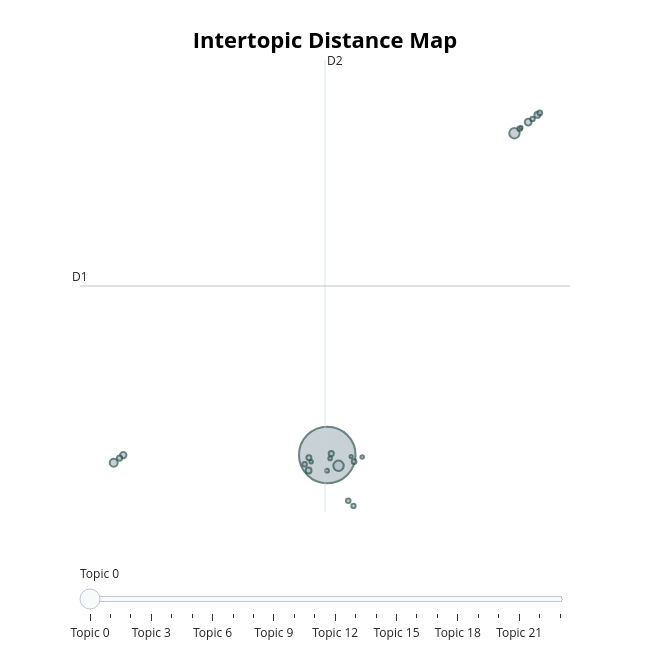

Source (notebook cell):
### Code cell
fig = topic_model.visualize_topics()
fig.write_html('output/bertopic_modeling_visualize.html')
fig.show()

### Figure 1 — Plotly figure (JSON) as saved in the notebook; plotly's stock layout.template omitted (floating-point values rounded to 4 significant figures)
{"data": [{"customdata": [[0, "makan | gratis | bergizi | saya | yang", 3622], [1, "indonesia | rakyat_indonesia | semoga | dan | bapak", 122], [2, "korupsi | koruptor | lahan_korupsi | korup | ladang_korupsi", 121], [3, "program | bagus | programnya | nya | yang", 71], [4, "kerja | ekonomi | lapangan_kerja | lapangan_pekerjaan | mereka", 52], [5, "bpk | bpk_prabowo | bp | yang | kn", 45], [6, "bos | kerja | info_lowongan | aslap | pk", 39], [7, "menangis | beliau | sedih | air | mataku", 39], [8, "program | program_ini | bapak | bagus | buat", 31], [9, "tim | yang | belum_dapet | team | gr", 30], [10, "selalu | selalu_habis | selalu_abis | alasanku | saya", 28], [11, "omon_omon | omon | mulu | bosan | doang", 25], [12, "gaji | kan | di | bayar | termin", 24], [13, "nasi | kang | beras | bgai | mkn", 23], [14, "orang_tua | anaknya | nya | orng_tua | perhatiin", 23], [15, "sembako | mahal | murah | bahan_pokok | barang", 23], [16, "ahli_gizi | undang | profesi | pelatihan | bulan", 22], [17, "sayur | bawang | sayuran | kangkung | putih", 21], [18, "pulang | abis | sampai_rumah | pas | belum", 17], [19, "kek | kek_begini | kue | begitu | saja", 15], [20, "sticker | soryyyy | maaaaappppp | dihabisin | itu", 14], [21, "kasih | dikasih_ke | kalau | stunting | tidak_mampu", 13], [22, "kemiskinan | brantas | miskin | ngomel | buka_lapangan_kerja", 11], [23, "mokel | jabaning | astagfirullah | template | rantang", 11]], "hovertemplate": "<b>Topic %{customdata[0]}</b><br>%{customdata[1]}<br>Size: %{customdata[2]}", "legendgroup": "", "marker": {"color": "#B0BEC5", "line": {"color": "DarkSlateGrey", "width": 2}, "size": [3622, 122, 121, 71, 52, 45, 39, 39, 31, 30, 28, 25, 24, 23, 23, 23, 22, 21, 17, 15, 14, 13, 11, 11], "sizemode": "area", "sizeref": 2.264, "symbol": "circle"}, "mode": "markers", "name": "", "orientation": "v", "showlegend": false, "type": "scatter", "x": [-0.5318, 0.005054, 8.377, -10.7, 9.031, -10.24, 9.465, -1.421, -10.41, -0.3411, -1.405, 0.7451, 9.584, 0.4672, -1.609, 8.624, 9.239, 0.7162, -0.545, -0.3946, 1.133, -1.297, 8.688, 0.6049], "xaxis": "x", "y": [0.6395, -0.001894, 19.83, 0.1777, 20.5, 0.6355, 20.93, -0.2812, 0.4588, 0.7288, 0.4828, 0.2508, 21.05, -2.081, 0.09372, 20.1, 20.69, -2.399, -0.2926, 0.4375, 0.5235, 0.2394, 20.17, 0.5461], "yaxis": "y"}], "layout": {"annotations": [{"showarrow": false, "text": "D1", "x": -12.3, "y": 10.72, "yshift": 10}, {"showarrow": false, "text": "D2", "x": -0.639, "xshift": 10, "y": 24.2}], "height": 650, "hoverlabel": {"bgcolor": "white", "font": {"family": "Rockwell", "size": 16}}, "legend": {"itemsizing": "constant", "tracegroupgap": 0}, "margin": {"t": 60}, "shapes": [{"line": {"color": "#CFD8DC", "width": 2}, "type": "line", "x0": -0.639, "x1": -0.639, "y0": -2.759, "y1": 24.2}, {"line": {"color": "#9E9E9E", "width": 2}, "type": "line", "x0": -12.3, "x1": 11.02, "y0": 10.72, "y1": 10.72}], "sliders": [{"active": 0, "pad": {"t": 50}, "steps": [{"args": [{"marker.color": [["red", "#B0BEC5", "#B0BEC5", "#B0BEC5", "#B0BEC5", "#B0BEC5", "#B0BEC5", "#B0BEC5", "#B0BEC5", "#B0BEC5", "#B0BEC5", "#B0BEC5", "#B0BEC5", "#B0BEC5", "#B0BEC5", "#B0BEC5", "#B0BEC5", "#B0BEC5", "#B0BEC5", "#B0BEC5", "#B0BEC5", "#B0BEC5", "#B0BEC5", "#B0BEC5"]]}], "label": "Topic 0", "method": "update"}, {"args": [{"marker.color": [["#B0BEC5", "red", "#B0BEC5", "#B0BEC5", "#B0BEC5", "#B0BEC5", "#B0BEC5", "#B0BEC5", "#B0BEC5", "#B0BEC5", "#B0BEC5", "#B0BEC5", "#B0BEC5", "#B0BEC5", "#B0BEC5", "#B0BEC5", "#B0BEC5", "#B0BEC5", "#B0BEC5", "#B0BEC5", "#B0BEC5", "#B0BEC5", "#B0BEC5", "#B0BEC5"]]}], "label": "Topic 1", "method": "update"}, {"args": [{"marker.color": [["#B0BEC5", "#B0BEC5", "red", "#B0BEC5", "#B0BEC5", "#B0BEC5", "#B0BEC5", "#B0BEC5", "#B0BEC5", "#B0BEC5", "#B0BEC5", "#B0BEC5", "#B0BEC5", "#B0BEC5", "#B0BEC5", "#B0BEC5", "#B0BEC5", "#B0BEC5", "#B0BEC5", "#B0BEC5", "#B0BEC5", "#B0BEC5", "#B0BEC5", "#B0BEC5"]]}], "label": "Topic 2", "method": "update"}, {"args": [{"marker.color": [["#B0BEC5", "#B0BEC5", "#B0BEC5", "red", "#B0BEC5", "#B0BEC5", "#B0BEC5", "#B0BEC5", "#B0BEC5", "#B0BEC5", "#B0BEC5", "#B0BEC5", "#B0BEC5", "#B0BEC5", "#B0BEC5", "#B0BEC5", "#B0BEC5", "#B0BEC5", "#B0BEC5", "#B0BEC5", "#B0BEC5", "#B0BEC5", "#B0BEC5", "#B0BEC5"]]}], "label": "Topic 3", "method": "update"}, {"args": [{"marker.color": [["#B0BEC5", "#B0BEC5", "#B0BEC5", "#B0BEC5", "red", "#B0BEC5", "#B0BEC5", "#B0BEC5", "#B0BEC5", "#B0BEC5", "#B0BEC5", "#B0BEC5", "#B0BEC5", "#B0BEC5", "#B0BEC5", "#B0BEC5", "#B0BEC5", "#B0BEC5", "#B0BEC5", "#B0BEC5", "#B0BEC5", "#B0BEC5", "#B0BEC5", "#B0BEC5"]]}], "label": "Topic 4", "method": "update"}, {"args": [{"marker.color": [["#B0BEC5", "#B0BEC5", "#B0BEC5", "#B0BEC5", "#B0BEC5", "red", "#B0BEC5", "#B0BEC5", "#B0BEC5", "#B0BEC5", "#B0BEC5", "#B0BEC5", "#B0BEC5", "#B0BEC5", "#B0BEC5", "#B0BEC5", "#B0BEC5", "#B0BEC5", "#B0BEC5", "#B0BEC5", "#B0BEC5", "#B0BEC5", "#B0BEC5", "#B0BEC5"]]}], "label": "Topic 5", "method": "update"}, {"args": [{"marker.color": [["#B0BEC5", "#B0BEC5", "#B0BEC5", "#B0BEC5", "#B0BEC5", "#B0BEC5", "red", "#B0BEC5", "#B0BEC5", "#B0BEC5", "#B0BEC5", "#B0BEC5", "#B0BEC5", "#B0BEC5", "#B0BEC5", "#B0BEC5", "#B0BEC5", "#B0BEC5", "#B0BEC5", "#B0BEC5", "#B0BEC5", "#B0BEC5", "#B0BEC5", "#B0BEC5"]]}], "label": "Topic 6", "method": "update"}, {"args": [{"marker.color": [["#B0BEC5", "#B0BEC5", "#B0BEC5", "#B0BEC5", "#B0BEC5", "#B0BEC5", "#B0BEC5", "red", "#B0BEC5", "#B0BEC5", "#B0BEC5", "#B0BEC5", "#B0BEC5", "#B0BEC5", "#B0BEC5", "#B0BEC5", "#B0BEC5", "#B0BEC5", "#B0BEC5", "#B0BEC5", "#B0BEC5", "#B0BEC5", "#B0BEC5", "#B0BEC5"]]}], "label": "Topic 7", "method": "update"}, {"args": [{"marker.color": [["#B0BEC5", "#B0BEC5", "#B0BEC5", "#B0BEC5", "#B0BEC5", "#B0BEC5", "#B0BEC5", "#B0BEC5", "red", "#B0BEC5", "#B0BEC5", "#B0BEC5", "#B0BEC5", "#B0BEC5", "#B0BEC5", "#B0BEC5", "#B0BEC5", "#B0BEC5", "#B0BEC5", "#B0BEC5", "#B0BEC5", "#B0BEC5", "#B0BEC5", "#B0BEC5"]]}], "label": "Topic 8", "method": "update"}, {"args": [{"marker.color": [["#B0BEC5", "#B0BEC5", "#B0BEC5", "#B0BEC5", "#B0BEC5", "#B0BEC5", "#B0BEC5", "#B0BEC5", "#B0BEC5", "red", "#B0BEC5", "#B0BEC5", "#B0BEC5", "#B0BEC5", "#B0BEC5", "#B0BEC5", "#B0BEC5", "#B0BEC5", "#B0BEC5", "#B0BEC5", "#B0BEC5", "#B0BEC5", "#B0BEC5", "#B0BEC5"]]}], "label": "Topic 9", "method": "update"}, {"args": [{"marker.color": [["#B0BEC5", "#B0BEC5", "#B0BEC5", "#B0BEC5", "#B0BEC5", "#B0BEC5", "#B0BEC5", "#B0BEC5", "#B0BEC5", "#B0BEC5", "red", "#B0BEC5", "#B0BEC5", "#B0BEC5", "#B0BEC5", "#B0BEC5", "#B0BEC5", "#B0BEC5", "#B0BEC5", "#B0BEC5", "#B0BEC5", "#B0BEC5", "#B0BEC5", "#B0BEC5"]]}], "label": "Topic 10", "method": "update"}, {"args": [{"marker.color": [["#B0BEC5", "#B0BEC5", "#B0BEC5", "#B0BEC5", "#B0BEC5", "#B0BEC5", "#B0BEC5", "#B0BEC5", "#B0BEC5", "#B0BEC5", "#B0BEC5", "red", "#B0BEC5", "#B0BEC5", "#B0BEC5", "#B0BEC5", "#B0BEC5", "#B0BEC5", "#B0BEC5", "#B0BEC5", "#B0BEC5", "#B0BEC5", "#B0BEC5", "#B0BEC5"]]}], "label": "Topic 11", "method": "update"}, {"args": [{"marker.color": [["#B0BEC5", "#B0BEC5", "#B0BEC5", "#B0BEC5", "#B0BEC5", "#B0BEC5", "#B0BEC5", "#B0BEC5", "#B0BEC5", "#B0BEC5", "#B0BEC5", "#B0BEC5", "red", "#B0BEC5", "#B0BEC5", "#B0BEC5", "#B0BEC5", "#B0BEC5", "#B0BEC5", "#B0BEC5", "#B0BEC5", "#B0BEC5", "#B0BEC5", "#B0BEC5"]]}], "label": "Topic 12", "method": "update"}, {"args": [{"marker.color": [["#B0BEC5", "#B0BEC5", "#B0BEC5", "#B0BEC5", "#B0BEC5", "#B0BEC5", "#B0BEC5", "#B0BEC5", "#B0BEC5", "#B0BEC5", "#B0BEC5", "#B0BEC5", "#B0BEC5", "red", "#B0BEC5", "#B0BEC5", "#B0BEC5", "#B0BEC5", "#B0BEC5", "#B0BEC5", "#B0BEC5", "#B0BEC5", "#B0BEC5", "#B0BEC5"]]}], "label": "Topic 13", "method": "update"}, {"args": [{"marker.color": [["#B0BEC5", "#B0BEC5", "#B0BEC5", "#B0BEC5", "#B0BEC5", "#B0BEC5", "#B0BEC5", "#B0BEC5", "#B0BEC5", "#B0BEC5", "#B0BEC5", "#B0BEC5", "#B0BEC5", "#B0BEC5", "red", "#B0BEC5", "#B0BEC5", "#B0BEC5", "#B0BEC5", "#B0BEC5", "#B0BEC5", "#B0BEC5", "#B0BEC5", "#B0BEC5"]]}], "label": "Topic 14", "method": "update"}, {"args": [{"marker.color": [["#B0BEC5", "#B0BEC5", "#B0BEC5", "#B0BEC5", "#B0BEC5", "#B0BEC5", "#B0BEC5", "#B0BEC5", "#B0BEC5", "#B0BEC5", "#B0BEC5", "#B0BEC5", "#B0BEC5", "#B0BEC5", "#B0BEC5", "red", "#B0BEC5", "#B0BEC5", "#B0BEC5", "#B0BEC5", "#B0BEC5", "#B0BEC5", "#B0BEC5", "#B0BEC5"]]}], "label": "Topic 15", "method": "update"}, {"args": [{"marker.color": [["#B0BEC5", "#B0BEC5", "#B0BEC5", "#B0BEC5", "#B0BEC5", "#B0BEC5", "#B0BEC5", "#B0BEC5", "#B0BEC5", "#B0BEC5", "#B0BEC5", "#B0BEC5", "#B0BEC5", "#B0BEC5", "#B0BEC5", "#B0BEC5", "red", "#B0BEC5", "#B0BEC5", "#B0BEC5", "#B0BEC5", "#B0BEC5", "#B0BEC5", "#B0BEC5"]]}], "label": "Topic 16", "method": "update"}, {"args": [{"marker.color": [["#B0BEC5", "#B0BEC5", "#B0BEC5", "#B0BEC5", "#B0BEC5", "#B0BEC5", "#B0BEC5", "#B0BEC5", "#B0BEC5", "#B0BEC5", "#B0BEC5", "#B0BEC5", "#B0BEC5", "#B0BEC5", "#B0BEC5", "#B0BEC5", "#B0BEC5", "red", "#B0BEC5", "#B0BEC5", "#B0BEC5", "#B0BEC5", "#B0BEC5", "#B0BEC5"]]}], "label": "Topic 17", "method": "update"}, {"args": [{"marker.color": [["#B0BEC5", "#B0BEC5", "#B0BEC5", "#B0BEC5", "#B0BEC5", "#B0BEC5", "#B0BEC5", "#B0BEC5", "#B0BEC5", "#B0BEC5", "#B0BEC5", "#B0BEC5", "#B0BEC5", "#B0BEC5", "#B0BEC5", "#B0BEC5", "#B0BEC5", "#B0BEC5", "red", "#B0BEC5", "#B0BEC5", "#B0BEC5", "#B0BEC5", "#B0BEC5"]]}], "label": "Topic 18", "method": "update"}, {"args": [{"marker.color": [["#B0BEC5", "#B0BEC5", "#B0BEC5", "#B0BEC5", "#B0BEC5", "#B0BEC5", "#B0BEC5", "#B0BEC5", "#B0BEC5", "#B0BEC5", "#B0BEC5", "#B0BEC5", "#B0BEC5", "#B0BEC5", "#B0BEC5", "#B0BEC5", "#B0BEC5", "#B0BEC5", "#B0BEC5", "red", "#B0BEC5", "#B0BEC5", "#B0BEC5", "#B0BEC5"]]}], "label": "Topic 19", "method": "update"}, {"args": [{"marker.color": [["#B0BEC5", "#B0BEC5", "#B0BEC5", "#B0BEC5", "#B0BEC5", "#B0BEC5", "#B0BEC5", "#B0BEC5", "#B0BEC5", "#B0BEC5", "#B0BEC5", "#B0BEC5", "#B0BEC5", "#B0BEC5", "#B0BEC5", "#B0BEC5", "#B0BEC5", "#B0BEC5", "#B0BEC5", "#B0BEC5", "red", "#B0BEC5", "#B0BEC5", "#B0BEC5"]]}], "label": "Topic 20", "method": "update"}, {"args": [{"marker.color": [["#B0BEC5", "#B0BEC5", "#B0BEC5", "#B0BEC5", "#B0BEC5", "#B0BEC5", "#B0BEC5", "#B0BEC5", "#B0BEC5", "#B0BEC5", "#B0BEC5", "#B0BEC5", "#B0BEC5", "#B0BEC5", "#B0BEC5", "#B0BEC5", "#B0BEC5", "#B0BEC5", "#B0BEC5", "#B0BEC5", "#B0BEC5", "red", "#B0BEC5", "#B0BEC5"]]}], "label": "Topic 21", "method": "update"}, {"args": [{"marker.color": [["#B0BEC5", "#B0BEC5", "#B0BEC5", "#B0BEC5", "#B0BEC5", "#B0BEC5", "#B0BEC5", "#B0BEC5", "#B0BEC5", "#B0BEC5", "#B0BEC5", "#B0BEC5", "#B0BEC5", "#B0BEC5", "#B0BEC5", "#B0BEC5", "#B0BEC5", "#B0BEC5", "#B0BEC5", "#B0BEC5", "#B0BEC5", "#B0BEC5", "red", "#B0BEC5"]]}], "label": "Topic 22", "method": "update"}, {"args": [{"marker.color": [["#B0BEC5", "#B0BEC5", "#B0BEC5", "#B0BEC5", "#B0BEC5", "#B0BEC5", "#B0BEC5", "#B0BEC5", "#B0BEC5", "#B0BEC5", "#B0BEC5", "#B0BEC5", "#B0BEC5", "#B0BEC5", "#B0BEC5", "#B0BEC5", "#B0BEC5", "#B0BEC5", "#B0BEC5", "#B0BEC5", "#B0BEC5", "#B0BEC5", "#B0BEC5", "red"]]}], "label": "Topic 23", "method": "update"}]}], "title": {"font": {"color": "Black", "size": 22}, "text": "<b>Intertopic Distance Map</b>", "x": 0.5, "xanchor": "center", "y": 0.95, "yanchor": "top"}, "width": 650, "xaxis": {"anchor": "y", "domain": [0, 1], "range": [-12.3, 11.02], "title": {"text": ""}, "visible": false}, "yaxis": {"anchor": "x", "domain": [0, 1], "range": [-2.759, 24.2], "title": {"text": ""}, "visible": false}}}
